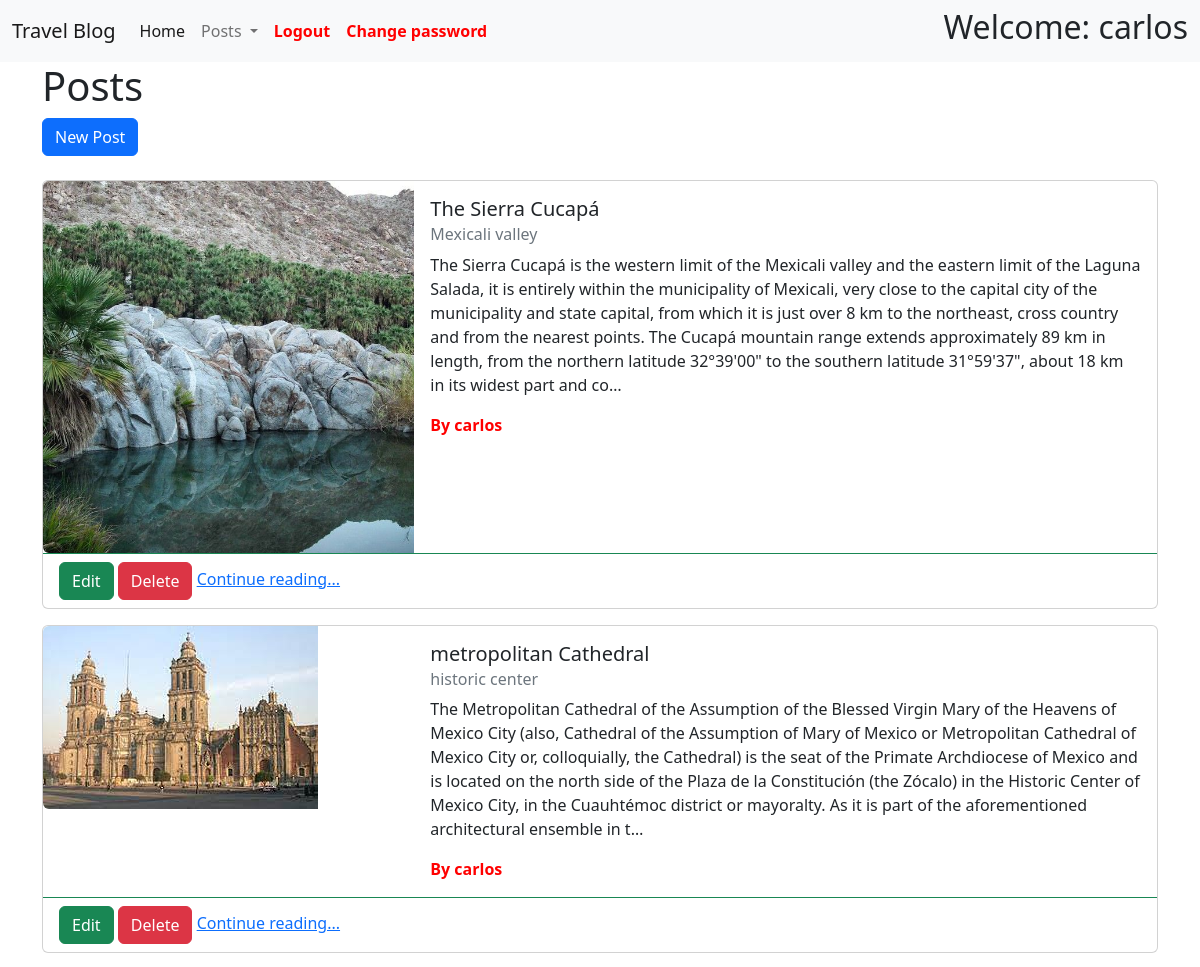
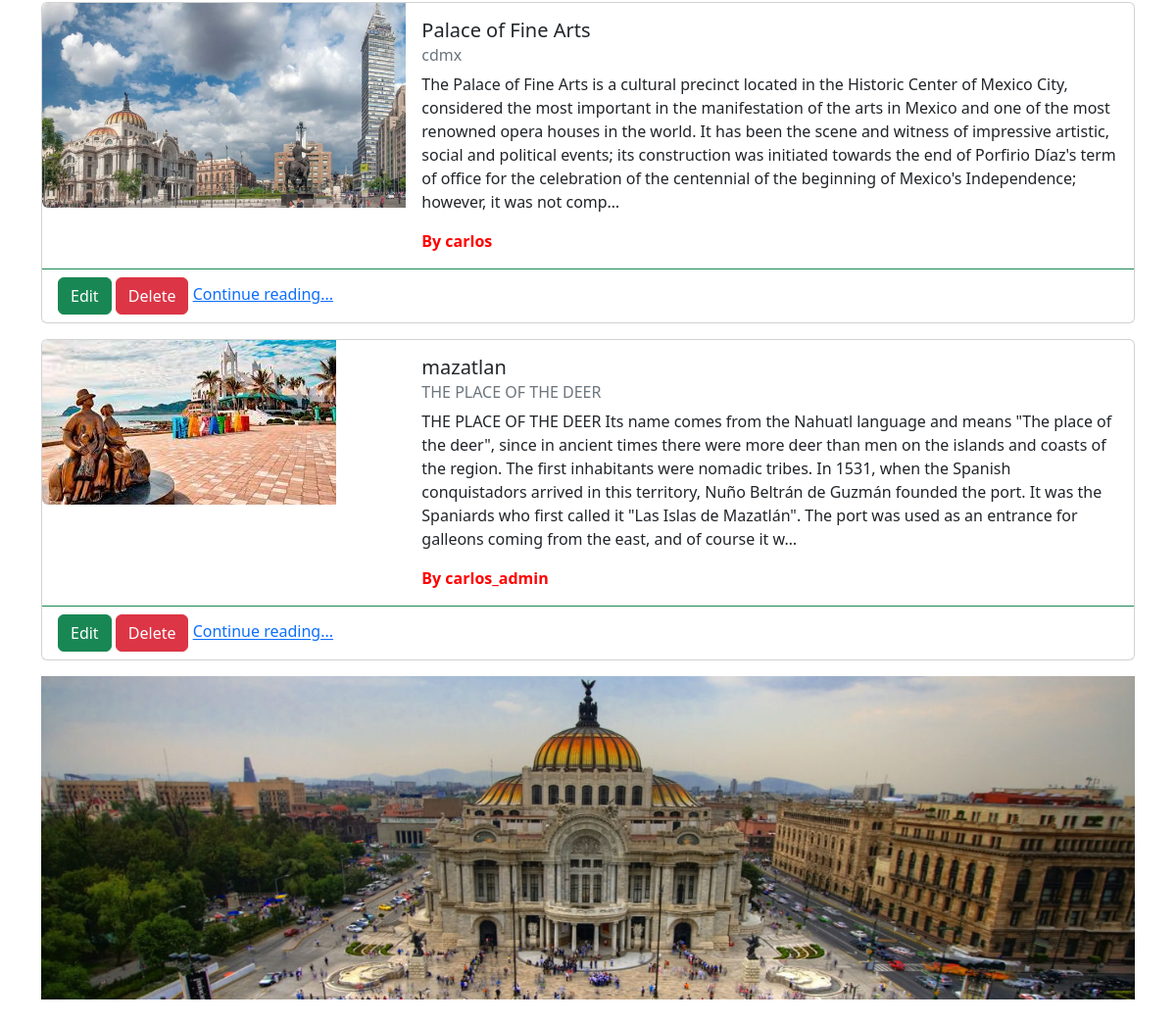
The page /posts/ (signed in) on the database its author committed (2 pictures, top to bottom).
### posts/models.py (models this page shows, shortened)
class Post(models.Model):
    title = models.CharField(max_length=256)
    subtitle = models.CharField(max_length=256)
    body = models.TextField()
    image = models.ImageField(default='AIFA1.jpg')
    created_on = models.DateTimeField(auto_now_add=True)
    author = models.ForeignKey(
        get_user_model(),
        on_delete=models.CASCADE
    )

### posts/views.py (the view)
# urls.py: path('',PostListView.as_view() , name="post_list"),
class PostListView(ListView):
    template_name = "posts/list.html"
    model = Post

### templates/posts/list.html (shortened to what this page needs)
{% extends 'base.html' %}
{% load static %}
{% block link %}
<link rel="stylesheet" href="{% static 'css/list.css' %}" />
{% endblock link %}
{% block content %}
<h1>Posts</h1>
{% if request.user.is_authenticated %}
<a href="{% url 'post_new' %}" class="btn btn-primary">New Post</a>
{% endif %}
<br />
<br />
{% for post in post_list %}
<div class="card mb-3 ">
    <div class="row g-0">
        <div class="col-md-4">
            {% static "" as baseUrl %}
            <img class="img-fluid rounded-start" src="{{ baseUrl }}/media/{{post.image}}" alt="My image">
        </div>
        <div class="col-md-8">
            <div class="card-body">
                <h5 class="card-title">{{ post.title }}</h5>
                <h6 class="card-subtitle mb-2 text-muted">{{ post.subtitle }}</h6>
                <p class="card-text">{{ post.body|truncatechars:500 }}</p>
                <strong>By {{ post.author}} </strong>
            </div>
        </div>
        <div class="card-footer bg-transparent border-success">
            {% if request.user.is_authenticated %}
            <a href="{% url 'post_edit' pk=post.id %}" class="btn btn-success"> Edit</a>
            <a href="{% url 'post_delete' pk=post.id %}" class="btn btn-danger"> Delete </a>
            {% endif %}
            <a href="{% url 'post_detail' pk=post.id %}"> Continue reading...</a>
        </div>
    </div>
</div>
{% endfor %}
{% endblock content %}

### templates/base.html (shortened to what this page needs)
{% load static %}
<!DOCTYPE html>
<html lang="en">
<head>
    <link href="https://cdn.jsdelivr.net/npm/bootstrap@5.2.0/dist/css/bootstrap.min.css" rel="stylesheet"
>
    <link rel="stylesheet" href="{% static 'css/base.css' %}" />
    {% block link %}{% endblock link %}
</head>
<body>
    <nav class="navbar navbar-expand-lg bg-light">
        <div class="container-fluid">
            <a class="navbar-brand" href="#">Travel Blog</a>
            <div class="collapse navbar-collapse" id="navbarNav">
                <ul class="navbar-nav">
                    <li class="nav-item">
                        <a class="nav-link active" aria-current="page" href="{%  url 'home' %}">Home</a>
                    </li>
                    <li class="nav-item dropdown">
                        <a class="nav-link dropdown-toggle" href="#" role="button" data-bs-toggle="dropdown"
                            aria-expanded="false">
                            Posts
                        </a>
                    </li>
                    {% if request.user.is_authenticated %}
                    <li><a class="nav-link " href="{% url 'logout' %}"><strong>Logout</strong></a></li>
                    <li><a class="nav-link " href="{% url 'password_change' %}"><strong>Change password</strong></a>
                    </li>
                    {% else %}
                    <li><a class="nav-link " href="{% url 'signup' %}"><strong>Signup</strong></a></li>
                    <li><a class="nav-link " href="{% url 'login' %}"><strong>Login</strong></a></li>
                    <li><a class="nav-link " href="{% url 'password_reset' %}"><strong>Reset password</strong></a></li>
                    {% endif %}
                </ul>
            </div>
            {% if request.user.is_authenticated %}
            <h2>Welcome: {{ request.user.username }} <h2>
                    {% endif %}
        </div>
    </nav>
    <div class="container">
        {% block content %}
        {% endblock content %}
        <img src="{% static 'media/banner-ciudad-de-mc3a9xico.jpg' %}" width=100% alt="My image">
        <br><br>
    </div>
</body>
</html>

### static/css/list.css (style rules this page uses)
img { width: 350; height: 350; }
strong { color: red; }

### rows shown on the page
Post: image (picture), title "The Sierra Cucapá", subtitle "Mexicali valley", body "The Sierra Cucapá is the western limit of the Mexicali valley and the eastern limit of the Laguna Salada, it is entirely within the municipality of Mexicali, very close to the capital city of the municipality and state capital, from which it is just over 8 km to the northeast, cross country and from the nearest points. The Cucapá mountain range extends approximately 89 km in length, from the northern latitude 32°39'00\" to the southern latitude 31°59'37\", about 18 km in its widest part and co…", author "carlos"
Post: image (picture), title "metropolitan Cathedral", subtitle "historic center", body "The Metropolitan Cathedral of the Assumption of the Blessed Virgin Mary of the Heavens of Mexico City (also, Cathedral of the Assumption of Mary of Mexico or Metropolitan Cathedral of Mexico City or, colloquially, the Cathedral) is the seat of the Primate Archdiocese of Mexico and is located on the north side of the Plaza de la Constitución (the Zócalo) in the Historic Center of Mexico City, in the Cuauhtémoc district or mayoralty. As it is part of the aforementioned architectural ensemble in t…", author "carlos"
Post: image (picture), title "Palace of Fine Arts", subtitle "cdmx", body "The Palace of Fine Arts is a cultural precinct located in the Historic Center of Mexico City, considered the most important in the manifestation of the arts in Mexico and one of the most renowned opera houses in the world. It has been the scene and witness of impressive artistic, social and political events; its construction was initiated towards the end of Porfirio Díaz's term of office for the celebration of the centennial of the beginning of Mexico's Independence; however, it was not comp…", author "carlos"
Post: image (picture), title "mazatlan", subtitle "THE PLACE OF THE DEER", body "THE PLACE OF THE DEER Its name comes from the Nahuatl language and means \"The place of the deer\", since in ancient times there were more deer than men on the islands and coasts of the region. The first inhabitants were nomadic tribes. In 1531, when the Spanish conquistadors arrived in this territory, Nuño Beltrán de Guzmán founded the port. It was the Spaniards who first called it \"Las Islas de Mazatlán\". The port was used as an entrance for galleons coming from the east, and of course it w…", author "carlos_admin"

### other values the page prints
{{ request.user.username }} "carlos"
